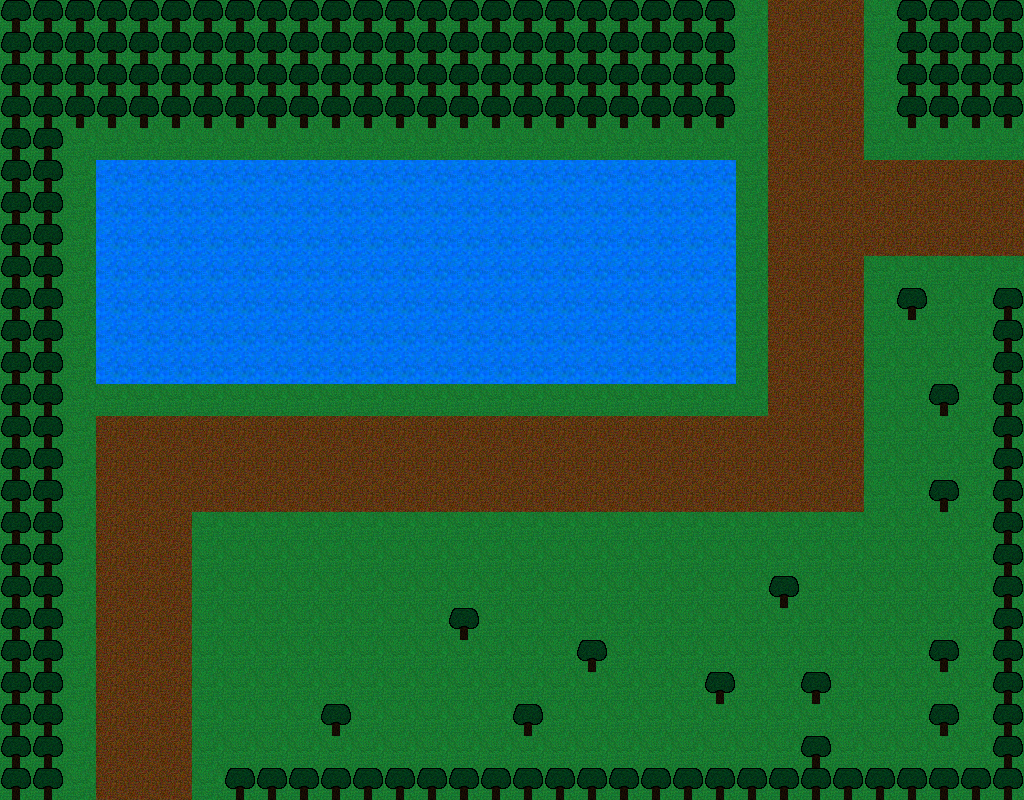

A level layout from a 2D game, rendered from its tile map. Below: a short description, then the map file with tile-grid data replaced by summaries:
An orthogonal 32x25 tile map with 32x32 px tiles, 1 tile layer (Tile Layer 1).

<map version="1.0" orientation="orthogonal" renderorder="right-down" width="32" height="25" tilewidth="32" tileheight="32" nextobjectid="1">
 <tileset firstgid="1" name="Tileset" tilewidth="32" tileheight="32" tilecount="100" columns="10">
  <image source="tileSet32.png" width="320" height="320" />
 </tileset>
 <layer name="Tile Layer 1" width="32" height="25">
  <data>[800 cells, 800 non-empty, 4 distinct tile ids]</data>
 </layer>
</map>
